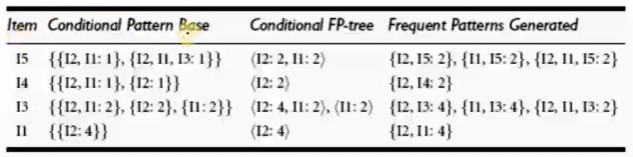
#> input picture Machine Learning/Association Rule/FP-Growth (Frequent Pattern Growth)/images/db.png, 633 x 157 px, found by its file name
$ jupyter execute --allow-errors 'Davies Bouldin.ipynb'
#> lines starting #> are read from the running program, lines starting #| are printed output that depends on the picture
1. [Davies-Bouldin Index](#davies-bouldin-index)

#### Davies-Bouldin Index:
- measures the average "similarity" between each cluster and its similar cluster
- the similarities are the ratio of distance of data points between intra cluster to the inter cluster
- the lower the value, the better
- the DBI formula,
    - k => no. of clusters
    - Ri => similarity measure for cluster (i)

[cell 1]
from PIL import Image
from IPython.display import display

img = Image.open('images/db.png')
#> img is the input picture: PIL image 633x157 RGBA; mean R, G, B, A 217, 216.9, 216.7, 255
new_image = img.resize((170, 100))
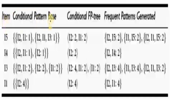
#> new_image: PIL image 170x100 RGBA; mean R, G, B, A 217.1, 217, 216.7, 255
display(new_image)

- Davies-Bouldin Index (contd.):
    - Ri => similarity measure for cluster (i)

[cell 2]
from PIL import Image
from IPython.display import display

#> (the rest of this cell did not finish here and is left out)

- Davies-Bouldin Index (contd.):
    - Si => average distance of all points in cluster (i) to its centroid
    - d(Ci,Cj) => distance between-cluster centroids (c_i) and (c_j) of clusters (i) and (j)

[cell 3]
from PIL import Image
from IPython.display import display

img = Image.open('images/db2.png')
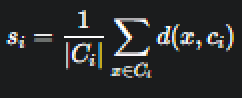
#> input picture Machine Learning/Clustering/Evaluation Metrics/images/db2.png, 121 x 49 px (shown 2 times larger)
#> img is the input picture: PIL image 121x49 RGBA; mean R, G, B, A 41.7, 42.7, 43.3, 255
new_image = img.resize((250, 100))
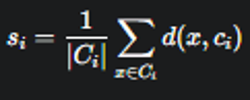
#> new_image: PIL image 250x100 RGBA; mean R, G, B, A 41.7, 42.7, 43.3, 255
display(new_image)
